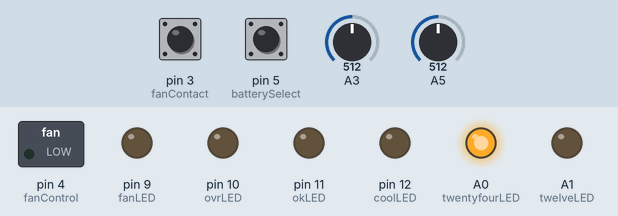
Simulated run of this sketch. Board: Arduino Uno, built with avr-gcc and run on an emulated ATmega328P. Shown: switched loads named in the sketch (green lamp = pin HIGH), output pins drawn as LEDs (lit = HIGH). Inputs (shaded band) come from the test bench; at power-on: pin 3 (fanContact) HIGH, pin 5 (batterySelect) HIGH, A3 = 512, A5 = 512.

Above: at 1.3 s.
1.4 s: pin 3 (fanContact) pulled LOW for 0.15 s
At 1.47 s:
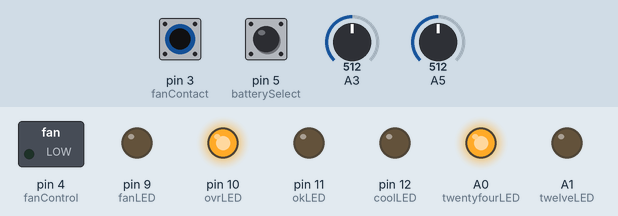
3.0 s: pin 3 (fanContact) pulled LOW for 3.2 s
At 7.4 s:
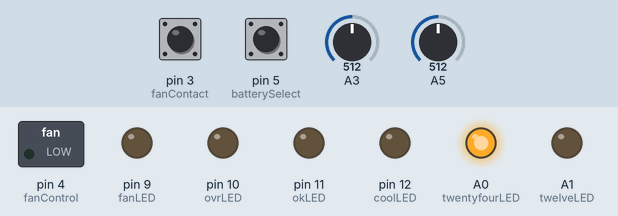
Timing chart, 0 to 8.9 s (numbered marks = the images above; inputs shaded):
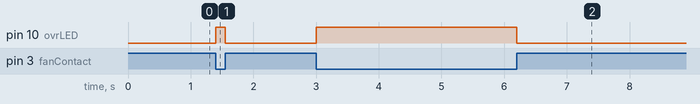

The sketch:

FanEnclosure1A.ino
```cpp
/*
Fan Controller Code Enclosure Version 0.1
Designed to run on an Trinket Pro processor board


I/O DEFINITIONS

A0 - Digital Output 24V LED
A1 - Digital Output 12V LED
A2 -
A3 - Ambient Temperature Thermistor
A4 -
A5 - Battery Voltage
D3 - Fan contact input (INT1 pin)
D4 - Fan On/Off Control
D5 - 24V/12V select
D6 -
D7 - N/A
D8 -
D9 - Fan LED
D10 - Fan Override LED
D11 - Operating Mode LED Grn OK
D12 - Operating Mode LED Blue Cooling
D13 -
*/


/*----------------------------------------------------------
 *                      Define Variables
 *----------------------------------------------------------- */

 const int fanContact = 3; //INT 1
 const int fanControl = 4; // fan on/off
 const int okLED = 11; //green operating mode LED
 const int coolLED = 12; //blue coolLED
 const int fanLED = 9; //green fan LED
 const int ovrLED = 10; //amber override LED
 const int twelveLED = A1; //green 12V LED
 const int twentyfourLED = A0; //green 24V LED
 const int batterySelect = 5;  //select 12 or 24 volt battery
 const int thermistorNominal=10000;
 const int temperatureNominal=25;
 const int bCoefficient=3950;
 const int seriesResistor=10000;//nominal value,measure for better accuracy
 int coolLEDState = LOW; //used in LED flash code
 int heatLEDState = LOW;
 int okLEDState = LOW;
 int fanLEDState = LOW;
 int ovrState = LOW;
 unsigned int timeCounter = 0; //counter incremented by TIMER INT ISR
 unsigned int x = 0; //used with timeCounter to determine 5 minute interval
 byte operatingState = 0; //set operating mode to OK
 float sensorValue = 0.0; //should this be float or int?
 float battVolt = 0.0;        //battery voltage
 float ambTemperature = 0.0; //main system battery enclosure temperature
 float steinhart = 0.0;
 boolean fanOn = false;      //fan status running/not running
 boolean thermistorFault = false; //used in thermistor check
 boolean voltageFault = false; //used in low voltage disconnect
 volatile boolean fanOvrState = false; //fan overide contact close to run fan
 unsigned long startTime = 0; //used in delay timers
 volatile byte state = LOW;


//End of Variables Definition -------------------------


/*----------------------------------------------
 * FUNCTION DEFINITIONS & ISRs
 -----------------------------------------------*/

//measure battery voltage
float measureVoltage() {
sensorValue=0.0;
for (int i=0; i<5; i++) {
     sensorValue = sensorValue + analogRead(A5);
     delay(10);
   }
sensorValue=sensorValue/5.0;
battVolt = ((sensorValue *0.00488*7.0)+0.5); //voltage scaled to 35V full scale
return battVolt;
} //end of measureVoltage()

//measure ambient temperature
float measureAmbTemp() {
sensorValue=0.0;
for (int i=0; i<5; i++) {
     sensorValue = sensorValue + analogRead(A3);
     delay(10);
   }
sensorValue=sensorValue/5;   //Average of 5 readings
sensorValue = 1023 / sensorValue - 1;
  sensorValue = seriesResistor / sensorValue;
  steinhart = sensorValue / thermistorNominal;     // (R/Ro)
  steinhart = log(steinhart);                  // ln(R/Ro)
  steinhart /= bCoefficient;                   // 1/B * ln(R/Ro)
  steinhart += 1.0 / (temperatureNominal + 273.15); // + (1/To)
  steinhart = 1.0 / steinhart; // Invert
  steinhart -= 273.15;  // convert to C
  steinhart = steinhart * 9.0 / 5.0 +32.0;         // convert to F
  ambTemperature = steinhart;
  return ambTemperature;
} //end of measureAmbTemp()

/* check operating state function
this function will read battery temperature and set the operating
mode to:
0 = low voltage fault
1 = thermistor fault
2 = OK
3 = cool
4 = fan contact overide
*/


// Check Operating State Function

byte checkOperatingState() {
measureVoltage();
measureAmbTemp();
if (battVolt < 10.0) {
	operatingState = 0;
} else {
  if ((ambTemperature > 200.0) || (ambTemperature < -20.0)) {
		    operatingState=1;
  } else {
    if (ambTemperature < 100.0){
            operatingState = 2; //OK Mode
            } else {
             if ((ambTemperature >= 100.0)){
             operatingState = 3;//cool mode
            }
    } //closing brace for else
  } //closing brace for else
} //closing brace for else
  return operatingState;
} //closing brace for check operating mode function


//ISR Routines  VARIBALE NAMES MUST BE CORRECTED

//user override contact ISR rising edge
void toggle() {
  state = !state;
}

/* FOR WORKING ON INT ROUTINES
void fanOverideRise() {
   fanOvrState = true; //fan overide state
   //digitalWrite(okLED,LOW);
   //digitalWrite(coolLED,LOW);
   //digitalWrite(fanLED,LOW);
   //digitalWrite(ovrLED,HIGH);
   //digitalWrite(fanControl,HIGH);
}  //closing brace overide rising isr

//user override contact ISR falling edge
void fanOverideFall() {
   fanOvrState=false; // not in fan overide state
   digitalWrite(ovrLED,LOW);
   //digitalWrite(fanControl,LOW);
   //checkOperatingState();
}  //closing brace overide falling isr
*/  //FOR WORKING ON INT ROUTINES


//Timer Interrupt ISR
ISR(TIMER1_COMPA_vect)        //timer compare interrupt service routine
{
 timeCounter += 1;            //increment countHour on each interrupt
 x = (timeCounter%30);        // test for 5 minute interval
 if (x == 0){
  timeCounter = 0;
  checkOperatingState();      // does this need volatile variable?
 }
} //end of timer isr


//Periodically measure voltage and temperture to
//determine operating state

/* ----------------------------------------------
                 SETUP LOOP
-------------------------------------------------*/

void setup() {
 pinMode(fanControl,OUTPUT); //PWM fan control
 digitalWrite(fanControl, LOW);
 pinMode(fanContact,INPUT_PULLUP); //input for manual fan ON contact
 pinMode(batterySelect,INPUT_PULLUP); //pin input for 12/24 V select
 pinMode(okLED,OUTPUT); // green operating mode OK LED
 digitalWrite(okLED, LOW);
 pinMode(coolLED,OUTPUT); // blue cool operating mode LED
 digitalWrite(coolLED, LOW);
 pinMode(fanLED,OUTPUT); // green fan run LED
 digitalWrite(fanLED, LOW);
 pinMode(ovrLED,OUTPUT); // amber override LED
 digitalWrite(ovrLED, LOW);
 pinMode(batterySelect,INPUT_PULLUP); //input for 12/24V select
 pinMode(twelveLED,OUTPUT); //
 digitalWrite(twelveLED, LOW);
 pinMode(twentyfourLED,OUTPUT); //
 digitalWrite(twentyfourLED, LOW);

 analogReference(DEFAULT);
 Serial.begin(9600);  //to be removed after testing

  // set up Timer 1 interrupt
  noInterrupts();      // disable all interrupts

  //set timer1 interrupt at 1Hz
  TCCR1A = 0;        // set entire TCCR1A register to 0
  TCCR1B = 0;        // same for TCCR1B
  TCNT1  = 0;        //initialize counter value to 0
  // set compare match register for 1hz increments
  OCR1A = 15624;     // = (16mHz) / (1*1024) - 1 (must be <65536)
  // turn on CTC mode
  TCCR1B |= (1 << WGM12);
  // Set CS10 and CS12 bits for 1024 prescaler
  TCCR1B |= (1 << CS12) | (1 << CS10);
  // enable timer compare interrupt
  TIMSK1 |= (1 << OCIE1A);

interrupts();    // enable all interrupts
attachInterrupt (digitalPinToInterrupt (3),toggle,CHANGE);  // attach Override Falling ISR
//attachInterrupt (digitalPinToInterrupt (3),toggle,FALLING);  // attach Override Falling ISR
digitalRead(batterySelect); //determine 12/24 selection
if(batterySelect == HIGH) {
  // HIGH = 12V LOW = 24V
  digitalWrite(twelveLED, HIGH); //turn on 24V LED
  digitalWrite(twentyfourLED, LOW);
  } else { digitalWrite(twentyfourLED, HIGH);//turn on 12V LED
           digitalWrite(twelveLED, LOW);
}
checkOperatingState();

} //closing brace for setup loop

/*---------------------------------------------
                    MAIN LOOP
----------------------------------------------*/
void loop() {
/* digitalWrite(okLED ,LOW);
digitalWrite(coolLED ,LOW);
digitalWrite(fanLED ,LOW);
//digitalWrite(ovrLED ,LOW);

if (operatingState == 0) {
  digitalWrite(okLED, HIGH);
  delay(200);
  digitalWrite(okLED, LOW);
  delay(200);
} else {
  if (operatingState == 1) {
    digitalWrite(ovrLED, HIGH);
    delay(200);
    digitalWrite(ovrLED, LOW);
    delay(200);
} else {
  if (operatingState == 2) {
    digitalWrite(okLED, HIGH);
} else {
  if (operatingState == 3) {
    digitalWrite(coolLED, HIGH);
    digitalWrite(fanLED, HIGH);
  }
  }
  }

}

Serial.print("Operating state = "); //for debug
Serial.println(operatingState); //for debug
Serial.println();
Serial.print("Battery Voltage = "); //for debug
Serial.println(battVolt); //for debug
Serial.print("Amb Temp = ");//for debug
Serial.println(ambTemperature); //for debug
Serial.print("Fan Overide = ");//for debug
Serial.println(fanOvrState); //for debug
Serial.println();
delay(500);
*/

digitalWrite(ovrLED,state);

} //closing brace for main loop
```

Measured:
- after the input at 1.4 s, pin 10 (ovrLED): LOW → HIGH at once, → LOW 0.15 s later
- after the input at 3.0 s, pin 10 (ovrLED): LOW → HIGH at once, → LOW 3.2 s later
